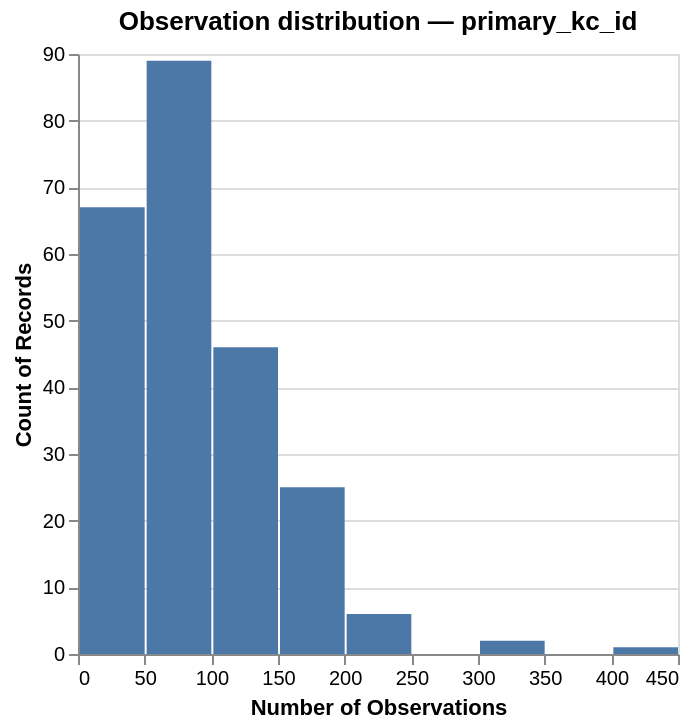
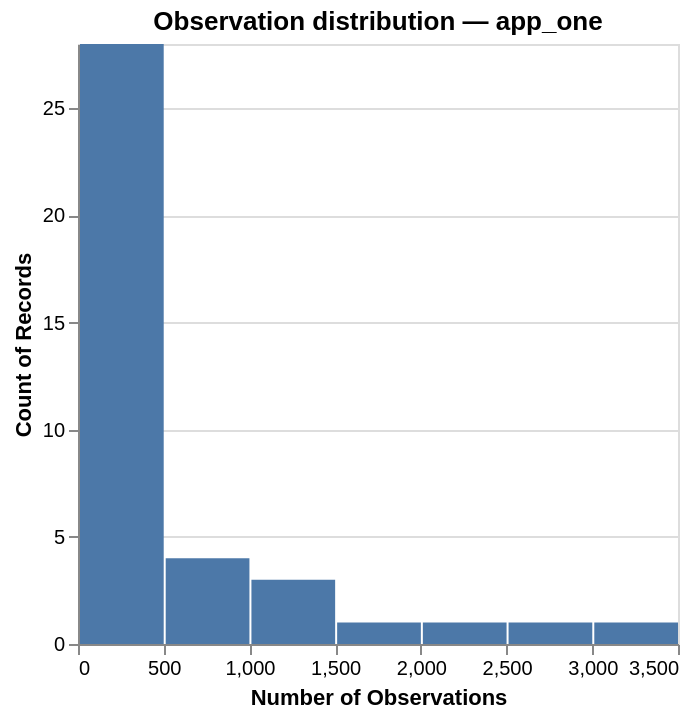
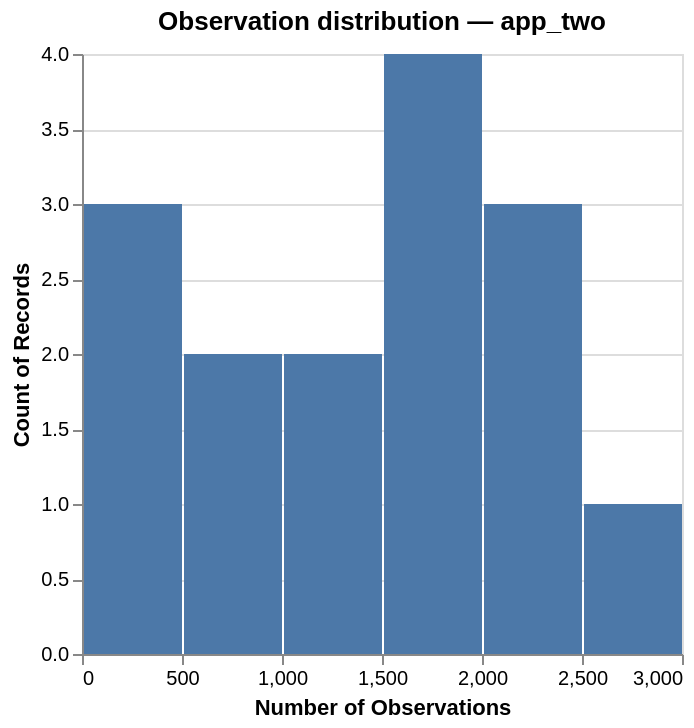
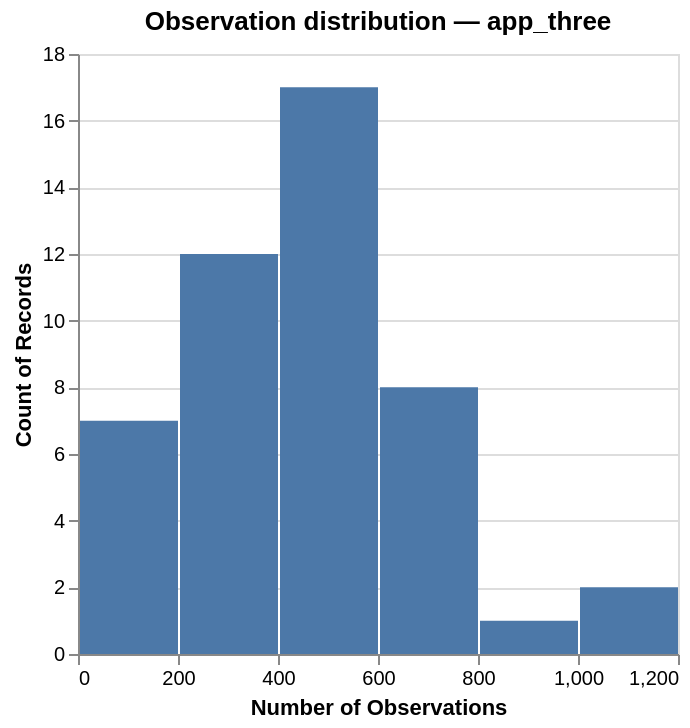

The notebook cell these images were saved under, in order:
### Markdown cell above
Comparing the number of observations across distributions :

### Code cell
import altair as alt
for approach in ['primary_kc_id','app_one', 'app_two', 'app_three'] :
    if approach != 'primary_kc_id' :
            #  Create a simple lookup: fine KC -> coarse KC
            kc_mapping = nodes[["kc_id", approach]].set_index("kc_id")[approach].to_dict()
        
            # Map primary_kc_id to its coarse KC
            obs[approach] = obs["primary_kc_id"].map(kc_mapping)
    
    # Count observations per coarse KC
    obs_counts = obs.groupby(approach).agg(
        n_observations=("observation_id", "count"),
        n_students=("student_id", "nunique"),
    ).reset_index().sort_values('n_observations')

    obs_counts['n_obs_per_stu'] = obs_counts['n_observations'] / obs_counts['n_students']
    
    chart = alt.Chart(obs_counts).mark_bar().encode(
        x=alt.X('n_observations', title = 'Number of Observations').bin(),
        y='count()',
    ).properties(title=f'Observation distribution — {approach}')
    chart.display()

### Figure 1 — Vega-Lite specification as saved in the notebook (floating-point values rounded to 4 significant figures; data arrays with more than 128 entries replaced by an {"elided": "..."} marker saying what was removed)
{"config": {"view": {"continuousWidth": 300, "continuousHeight": 300}}, "data": {"name": "data-62596740ecf0b749ab9bfdd2557e0722"}, "mark": {"type": "bar"}, "encoding": {"x": {"bin": {}, "field": "n_observations", "title": "Number of Observations", "type": "quantitative"}, "y": {"aggregate": "count", "type": "quantitative"}}, "title": "Observation distribution — primary_kc_id", "$schema": "https://vega.github.io/schema/vega-lite/v6.4.1.json", "datasets": {"data-62596740ecf0b749ab9bfdd2557e0722": {"elided": "236 records"}}}

### Figure 2 — Vega-Lite specification as saved in the notebook (floating-point values rounded to 4 significant figures)
{"config": {"view": {"continuousWidth": 300, "continuousHeight": 300}}, "data": {"name": "data-8876930440bd11a6f4bbc599ca3f5281"}, "mark": {"type": "bar"}, "encoding": {"x": {"bin": {}, "field": "n_observations", "title": "Number of Observations", "type": "quantitative"}, "y": {"aggregate": "count", "type": "quantitative"}}, "title": "Observation distribution — app_one", "$schema": "https://vega.github.io/schema/vega-lite/v6.4.1.json", "datasets": {"data-8876930440bd11a6f4bbc599ca3f5281": [{"app_one": "KC.U7.09.generalization_scope_quantitative_inference", "n_observations": 23, "n_students": 23, "n_obs_per_stu": 1.0}, {"app_one": "KC.U8.10.chi_square_distribution_shape", "n_observations": 24, "n_students": 24, "n_obs_per_stu": 1.0}, {"app_one": "KC.U3.09.nonresponse_bias", "n_observations": 25, "n_students": 25, "n_obs_per_stu": 1.0}, {"app_one": "KC.U9.12.slope_interval_width_sample_size", "n_observations": 48, "n_students": 24, "n_obs_per_stu": 2.0}, {"app_one": "KC.U6.10.confidence_level_long_run_interpretation", "n_observations": 69, "n_students": 25, "n_obs_per_stu": 2.76}, {"app_one": "KC.U7.18.two_sample_t_interval_procedure_selection", "n_observations": 71, "n_students": 25, "n_obs_per_stu": 2.84}, {"app_one": "KC.U1.12.center_mean_median_mode", "n_observations": 74, "n_students": 25, "n_obs_per_stu": 2.96}, {"app_one": "KC.U7.02.t_distribution_degrees_freedom", "n_observations": 94, "n_students": 25, "n_obs_per_stu": 3.76}, {"app_one": "KC.U7.08.matched_pairs_interval_procedure", "n_observations": 97, "n_students": 25, "n_obs_per_stu": 3.88}, {"app_one": "KC.U3.24.confounding_variables", "n_observations": 99, "n_students": 25, "n_obs_per_stu": 3.96}, {"app_one": "KC.U8.19.two_way_degrees_freedom", "n_observations": 116, "n_students": 24, "n_obs_per_stu": 4.833}, {"app_one": "KC.U7.07.ci_width_sample_size_confidence", "n_observations": 138, "n_students": 25, "n_obs_per_stu": 5.52}, {"app_one": "KC.U3.23.placebo_blinding", "n_observations": 149, "n_students": 25, "n_obs_per_stu": 5.96}, {"app_one": "KC.U9.10.regression_equal_variance_condition", "n_observations": 163, "n_students": 25, "n_obs_per_stu": 6.52}, {"app_one": "KC.U8.23.generalization_scope_chi_square", "n_observations": 165, "n_students": 25, "n_obs_per_stu": 6.6}, {"app_one": "KC.U6.05.critical_value_confidence_level", "n_observations": 165, "n_students": 25, "n_obs_per_stu": 6.6}, {"app_one": "KC.U7.10.one_sample_t_test_procedure_selection", "n_observations": 194, "n_students": 25, "n_obs_per_stu": 7.76}, {"app_one": "KC.U3.07.convenience_voluntary_response_sample", "n_observations": 200, "n_students": 25, "n_obs_per_stu": 8.0}, {"app_one": "KC.U8.01.categorical_count_data_structure", "n_observations": 263, "n_students": 25, "n_obs_per_stu": 10.52}, {"app_one": "KC.U5.06.point_estimator_statistic_parameter", "n_observations": 289, "n_students": 25, "n_obs_per_stu": 11.56}, {"app_one": "KC.U3.12.observational_study", "n_observations": 347, "n_students": 25, "n_obs_per_stu": 13.88}, {"app_one": "KC.U8.11.gof_uniform_distribution_application", "n_observations": 364, "n_students": 25, "n_obs_per_stu": 14.56}, {"app_one": "KC.U7.22.two_sample_t_test_procedure_selection", "n_observations": 399, "n_students": 25, "n_obs_per_stu": 15.96}, {"app_one": "KC.U7.17.test_not_appropriate_skew_small_sample", "n_observations": 414, "n_students": 25, "n_obs_per_stu": 16.56}, {"app_one": "KC.U3.10.response_wording_bias", "n_observations": 424, "n_students": 25, "n_obs_per_stu": 16.96}, {"app_one": "KC.U3.19.control_comparison_replication", "n_observations": 448, "n_students": 25, "n_obs_per_stu": 17.92}, {"app_one": "KC.U9.01.regression_inference_procedure_selection", "n_observations": 450, "n_students": 25, "n_obs_per_stu": 18.0}, {"app_one": "KC.U7.28.parameter_statistic_mean_inference_language", "n_observations": 496, "n_students": 25, "n_obs_per_stu": 19.84}, {"app_one": "KC.U8.15.homogeneity_vs_independence_distinction", "n_observations": 548, "n_students": 25, "n_obs_per_stu": 21.92}, {"app_one": "KC.U6.33.parameter_statistic_inference_language", "n_observations": 651, "n_students": 25, "n_obs_per_stu": 26.04}, {"app_one": "KC.U1.13.spread_iqr_range_sd", "n_observations": 667, "n_students": 25, "n_obs_per_stu": 26.68}, {"app_one": "KC.U4.01.probability_long_run_interpretation", "n_observations": 689, "n_students": 25, "n_obs_per_stu": 27.56}, {"app_one": "KC.U1.18.linear_transformations", "n_observations": 1037, "n_students": 25, "n_obs_per_stu": 41.48}, {"app_one": "KC.U4.14.random_variable_definition", "n_observations": 1198, "n_students": 25, "n_obs_per_stu": 47.92}, {"app_one": "KC.U5.17.sample_mean_mean", "n_observations": 1279, "n_students": 25, "n_obs_per_stu": 51.16}, {"app_one": "KC.U2.08.explanatory_response_variables", "n_observations": 1726, "n_students": 25, "n_obs_per_stu": 69.04}, {"app_one": "KC.U4.03.sample_space_outcomes", "n_observations": 2468, "n_students": 25, "n_obs_per_stu": 98.72}, {"app_one": "KC.U1.01.statistical_context", "n_observations": 2556, "n_students": 25, "n_obs_per_stu": 102.2}, {"app_one": "KC.U5.09.sample_proportion_mean", "n_observations": 3181, "n_students": 25, "n_obs_per_stu": 127.2}]}}

### Figure 3 — Vega-Lite specification as saved in the notebook (floating-point values rounded to 4 significant figures)
{"config": {"view": {"continuousWidth": 300, "continuousHeight": 300}}, "data": {"name": "data-f54fad9f6f28267a1c9386a268852d7f"}, "mark": {"type": "bar"}, "encoding": {"x": {"bin": {}, "field": "n_observations", "title": "Number of Observations", "type": "quantitative"}, "y": {"aggregate": "count", "type": "quantitative"}}, "title": "Observation distribution — app_two", "$schema": "https://vega.github.io/schema/vega-lite/v6.4.1.json", "datasets": {"data-f54fad9f6f28267a1c9386a268852d7f": [{"app_two": "cluster_14", "n_observations": 48, "n_students": 24, "n_obs_per_stu": 2.0}, {"app_two": "cluster_13", "n_observations": 255, "n_students": 25, "n_obs_per_stu": 10.2}, {"app_two": "cluster_12", "n_observations": 488, "n_students": 25, "n_obs_per_stu": 19.52}, {"app_two": "cluster_10", "n_observations": 558, "n_students": 25, "n_obs_per_stu": 22.32}, {"app_two": "cluster_11", "n_observations": 705, "n_students": 25, "n_obs_per_stu": 28.2}, {"app_two": "cluster_9", "n_observations": 1397, "n_students": 25, "n_obs_per_stu": 55.88}, {"app_two": "cluster_5", "n_observations": 1450, "n_students": 25, "n_obs_per_stu": 58.0}, {"app_two": "cluster_8", "n_observations": 1737, "n_students": 25, "n_obs_per_stu": 69.48}, {"app_two": "cluster_2", "n_observations": 1803, "n_students": 25, "n_obs_per_stu": 72.12}, {"app_two": "cluster_4", "n_observations": 1818, "n_students": 25, "n_obs_per_stu": 72.72}, {"app_two": "cluster_7", "n_observations": 1856, "n_students": 25, "n_obs_per_stu": 74.24}, {"app_two": "cluster_6", "n_observations": 2147, "n_students": 25, "n_obs_per_stu": 85.88}, {"app_two": "cluster_0", "n_observations": 2308, "n_students": 25, "n_obs_per_stu": 92.32}, {"app_two": "cluster_1", "n_observations": 2423, "n_students": 25, "n_obs_per_stu": 96.92}, {"app_two": "cluster_3", "n_observations": 2815, "n_students": 25, "n_obs_per_stu": 112.6}]}}

### Figure 4 — Vega-Lite specification as saved in the notebook (floating-point values rounded to 4 significant figures)
{"config": {"view": {"continuousWidth": 300, "continuousHeight": 300}}, "data": {"name": "data-abdc0f15d41b25b3d0ab7c7a6e145728"}, "mark": {"type": "bar"}, "encoding": {"x": {"bin": {}, "field": "n_observations", "title": "Number of Observations", "type": "quantitative"}, "y": {"aggregate": "count", "type": "quantitative"}}, "title": "Observation distribution — app_three", "$schema": "https://vega.github.io/schema/vega-lite/v6.4.1.json", "datasets": {"data-abdc0f15d41b25b3d0ab7c7a6e145728": [{"app_three": "MKC.U7.02.matched_pairs_mean_inference", "n_observations": 97, "n_students": 25, "n_obs_per_stu": 3.88}, {"app_three": "MKC.U10.03.effect_size_practical_importance", "n_observations": 115, "n_students": 23, "n_obs_per_stu": 5.0}, {"app_three": "MKC.U10.02.bootstrap_intervals", "n_observations": 163, "n_students": 25, "n_obs_per_stu": 6.52}, {"app_three": "MKC.U7.06.multiple_comparisons_family_error", "n_observations": 164, "n_students": 25, "n_obs_per_stu": 6.56}, {"app_three": "MKC.U5.05.diff_means_sampling_distribution", "n_observations": 169, "n_students": 25, "n_obs_per_stu": 6.76}, {"app_three": "MKC.U3.03.study_type_variables_units", "n_observations": 172, "n_students": 25, "n_obs_per_stu": 6.88}, {"app_three": "MKC.U2.02.scatterplots_and_association", "n_observations": 175, "n_students": 25, "n_obs_per_stu": 7.0}, {"app_three": "MKC.U5.02.sample_proportion_sampling_distribution", "n_observations": 211, "n_students": 25, "n_obs_per_stu": 8.44}, {"app_three": "MKC.U2.04.regression_prediction_interpretation", "n_observations": 223, "n_students": 25, "n_obs_per_stu": 8.92}, {"app_three": "MKC.U7.04.two_sample_t_intervals", "n_observations": 235, "n_students": 25, "n_obs_per_stu": 9.4}, {"app_three": "MKC.U1.01.data_context_variables", "n_observations": 273, "n_students": 25, "n_obs_per_stu": 10.92}, {"app_three": "MKC.U6.04.two_prop_confidence_intervals", "n_observations": 304, "n_students": 25, "n_obs_per_stu": 12.16}, {"app_three": "MKC.U8.03.chi_square_two_way_calculation_conclusion", "n_observations": 307, "n_students": 25, "n_obs_per_stu": 12.28}, {"app_three": "MKC.U10.01.bootstrap_process_distribution", "n_observations": 325, "n_students": 25, "n_obs_per_stu": 13.0}, {"app_three": "MKC.U9.03.slope_hypothesis_tests", "n_observations": 354, "n_students": 25, "n_obs_per_stu": 14.16}, {"app_three": "MKC.U7.05.two_sample_t_tests", "n_observations": 355, "n_students": 25, "n_obs_per_stu": 14.2}, {"app_three": "MKC.U5.04.sample_mean_sampling_distribution", "n_observations": 363, "n_students": 25, "n_obs_per_stu": 14.52}, {"app_three": "MKC.U9.02.regression_conditions_diagnostics_scope", "n_observations": 382, "n_students": 25, "n_obs_per_stu": 15.28}, {"app_three": "MKC.U1.05.standardization_transformations", "n_observations": 396, "n_students": 25, "n_obs_per_stu": 15.84}, {"app_three": "MKC.U9.01.slope_inference_foundations_ci", "n_observations": 404, "n_students": 25, "n_obs_per_stu": 16.16}, {"app_three": "MKC.U2.05.residuals_r2_model_diagnostics", "n_observations": 423, "n_students": 25, "n_obs_per_stu": 16.92}, {"app_three": "MKC.U3.04.random_assignment_causation_design", "n_observations": 424, "n_students": 25, "n_obs_per_stu": 16.96}, {"app_three": "MKC.U1.03.quantitative_displays_description", "n_observations": 444, "n_students": 25, "n_obs_per_stu": 17.76}, {"app_three": "MKC.U3.05.blocking_matching_blinding_confounding", "n_observations": 447, "n_students": 25, "n_obs_per_stu": 17.88}, {"app_three": "MKC.U5.03.diff_proportions_sampling_distribution", "n_observations": 449, "n_students": 25, "n_obs_per_stu": 17.96}, {"app_three": "MKC.U7.01.t_intervals_mean_foundations", "n_observations": 461, "n_students": 25, "n_obs_per_stu": 18.44}, {"app_three": "MKC.U4.05.geometric_model", "n_observations": 473, "n_students": 25, "n_obs_per_stu": 18.92}, {"app_three": "MKC.U1.02.categorical_tables_displays", "n_observations": 474, "n_students": 25, "n_obs_per_stu": 18.96}, {"app_three": "MKC.U2.03.correlation_form_outliers_transform", "n_observations": 474, "n_students": 25, "n_obs_per_stu": 18.96}, {"app_three": "MKC.U6.05.two_prop_hypothesis_tests", "n_observations": 489, "n_students": 25, "n_obs_per_stu": 19.56}, {"app_three": "MKC.U6.03.errors_alpha_power", "n_observations": 503, "n_students": 25, "n_obs_per_stu": 20.12}, {"app_three": "MKC.U10.04.power_typeii_tradeoffs", "n_observations": 504, "n_students": 25, "n_obs_per_stu": 20.16}, {"app_three": "MKC.U3.02.bias_and_generalization", "n_observations": 524, "n_students": 25, "n_obs_per_stu": 20.96}, {"app_three": "MKC.U1.06.normal_distribution_calculations", "n_observations": 525, "n_students": 25, "n_obs_per_stu": 21.0}, {"app_three": "MKC.U8.01.chi_square_gof", "n_observations": 558, "n_students": 25, "n_obs_per_stu": 22.32}, {"app_three": "MKC.U1.04.summary_statistics_outliers", "n_observations": 593, "n_students": 25, "n_obs_per_stu": 23.72}, {"app_three": "MKC.U8.02.chi_square_two_way_structure", "n_observations": 615, "n_students": 25, "n_obs_per_stu": 24.6}, {"app_three": "MKC.U2.01.two_way_categorical_association", "n_observations": 622, "n_students": 25, "n_obs_per_stu": 24.88}, {"app_three": "MKC.U4.04.binomial_model", "n_observations": 672, "n_students": 25, "n_obs_per_stu": 26.88}, {"app_three": "MKC.U6.01.one_prop_confidence_intervals", "n_observations": 707, "n_students": 25, "n_obs_per_stu": 28.28}, {"app_three": "MKC.U4.02.conditional_compound_independence", "n_observations": 723, "n_students": 25, "n_obs_per_stu": 28.92}, {"app_three": "MKC.U5.01.normal_simulation_estimators", "n_observations": 747, "n_students": 25, "n_obs_per_stu": 29.88}, {"app_three": "MKC.U7.03.one_sample_t_tests", "n_observations": 754, "n_students": 25, "n_obs_per_stu": 30.16}, {"app_three": "MKC.U3.01.population_sampling_methods", "n_observations": 770, "n_students": 25, "n_obs_per_stu": 30.8}, {"app_three": "MKC.U6.02.one_prop_hypothesis_tests", "n_observations": 975, "n_students": 25, "n_obs_per_stu": 39.0}, {"app_three": "MKC.U4.01.probability_foundations_simulation", "n_observations": 1073, "n_students": 25, "n_obs_per_stu": 42.92}, {"app_three": "MKC.U4.03.random_variables_expected_value", "n_observations": 1198, "n_students": 25, "n_obs_per_stu": 47.92}]}}
